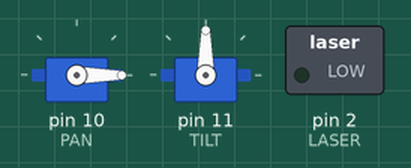
This sketch was run on a simulated Arduino Uno, built with avr-gcc and run on an emulated ATmega328P. Parts: 2 × servo, switched loads named in the sketch (green lamp = pin HIGH).

Above: at 2.1 s.
At 10.0 s:
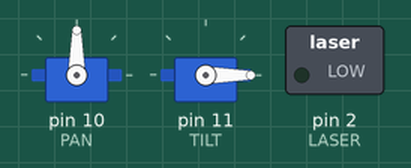
At 16.4 s:
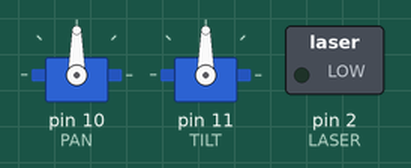
At 21.9 s:
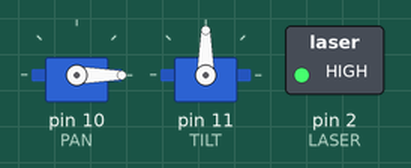
At 29.8 s:
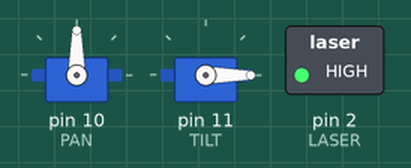
At 36.3 s:
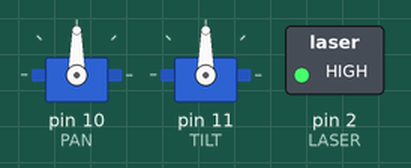
Timing chart, 0 to 40.0 s (numbered marks = the images above):
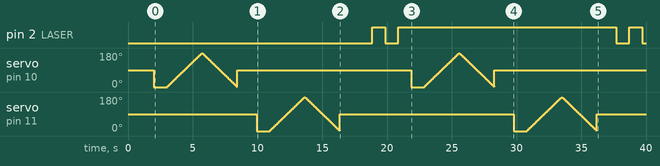

The sketch:

roboTurret3_test.ino
```cpp
/***********************************************************************************
 *     ______            RobotGeek Desktop RoboTurret v3         ______
 *      |  |                    Test Code                         |  |
 *      |__|_                                                    _|__|
 *   ___|____|_                                                 _|___|___
 *    |       |    _                                        _   |       |
 *   _|_______|____|_                                      _|___|_______|_
 *
 *  The following sketch will test the Desktop RoboTurret by executing the following actions:
 *    1) Move the servos to a center position and turn off the laser
 *    2) Move the Pan servo from left to right, then center
 *    3) Move the Tilt Servo from back to front, then to center
 *    4)Blink the Laser 2 times.
 *
 *  Wiring
 *    Pan Servo - Digital Pin 10
 *    Tilt Servo - Digital Pin 11
 *    Laser - Digital Pin 2
 *
 ***********************************************************************************/
//Includes
#include <Servo.h>           //include the servo library for working with servo objects

//Defines
#define PAN 10              //Pan Servo Digital Pin
#define TILT 11             //Tilt Servo Digital Pin
#define LASER 2             //Laser Digital Pin

Servo panServo, tiltServo;  // create servo objects to control the pan and tilt servos

int panValue = 90;   //current positional value being sent to the pan servo.
int tiltValue = 90;  //current positional value being sent to the tilt servo.

//State Variables
int laserState = HIGH;         //The current state of the laser module

void setup()
{

  //initialize servos
  panServo.attach(PAN);  // attaches/activates the pan servo on pin PAN
  tiltServo.attach(TILT);  // attaches/activates the tilt servo on pin TILT

  //initalize digital pins
  pinMode(LASER, OUTPUT);      //set the LASER Pin to an output
  digitalWrite(LASER,LOW);

  //write initial servo positions to set the servos to 'home'
  panServo.write(90);  //sets the pan servo position to the default 'home' value
  tiltServo.write(90);//sets the tilt servo position to the default 'home' value
  delay(2000);
}

void loop()
{

  panServo.write(0);
  delay(1000);
  for(int i = 0; i< 180;i++)
  {
    panServo.write(i);
    delay(15);
  }
  for(int i = 180; i> 0;i--)
  {
    panServo.write(i);
    delay(15);
  }

  panServo.write(90);


  delay(1500);

  tiltServo.write(0);
  delay(1000);

  for(int i = 0; i< 180;i++)
  {
    tiltServo.write(i);
    delay(15);
  }
  for(int i = 180; i> 0;i--)
  {
    tiltServo.write(i);
    delay(15);
  }

  tiltServo.write(90);
  delay(1500);

  digitalWrite(LASER, LOW);
  delay(1000);
  digitalWrite(LASER, HIGH);
  delay(1000);
  digitalWrite(LASER, LOW);
  delay(1000);
  digitalWrite(LASER, HIGH);
  delay(1000);


} //end loop()
```

Measured:
- by itself, pin 2 (LASER): goes HIGH 1.0 s, LOW 1.0 s, HIGH 16.9 s, LOW 1.0 s, HIGH 1.0 s, then LOW
